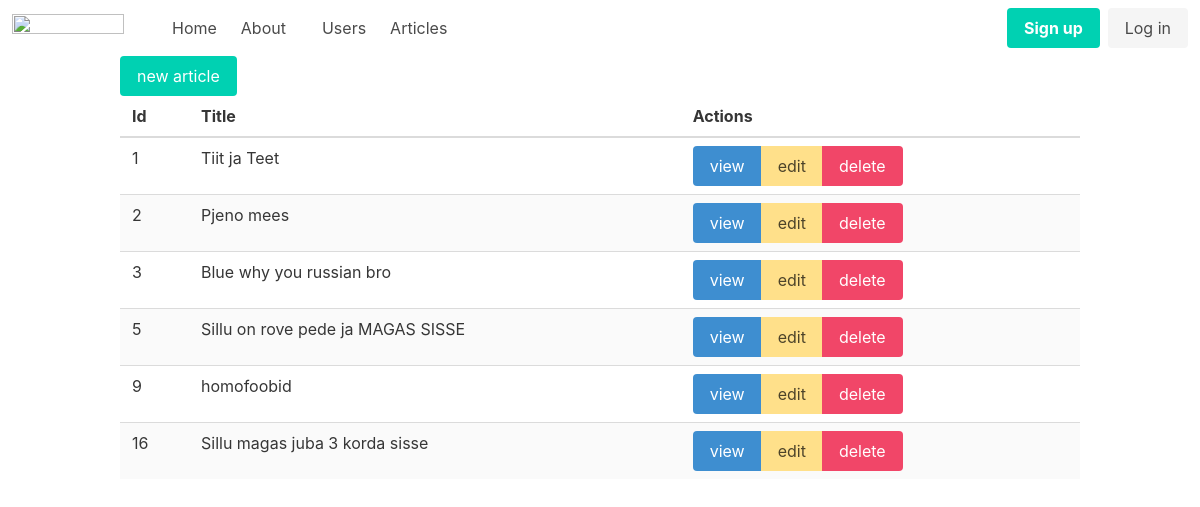
Page /admin/articles on the earlier database version.
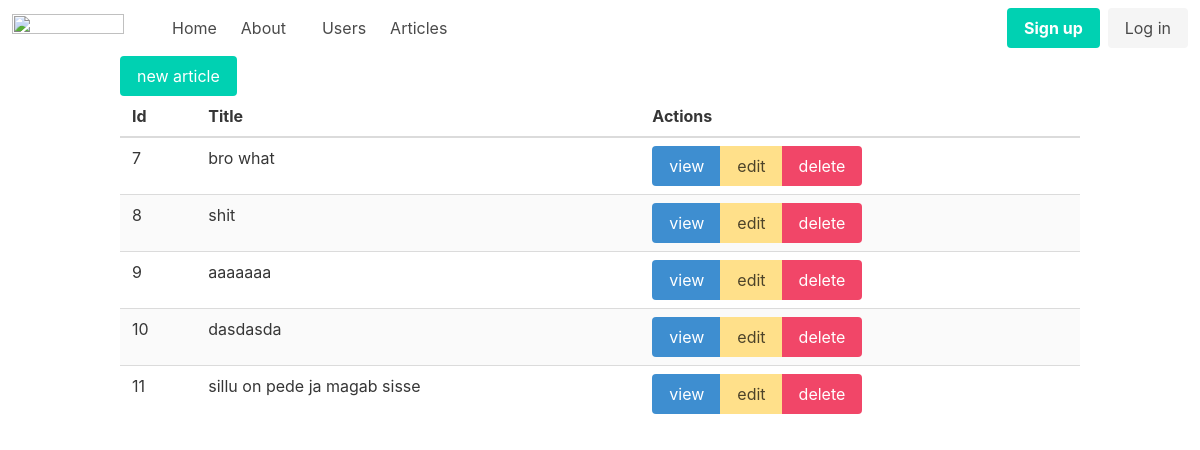
Same page on the later database version.
### tables this page shows
CREATE TABLE "articles"
(
    id    integer
        primary key autoincrement,
    title text,
    body  text
);

### helpers.php (called while the page is built, shortened)
<?php
function view($viewName, $vars = []){
    extract($vars);
    include __DIR__ . "/views/$viewName.php";
}

### src/Controllers/ArticlesController.php (called while the page is built, shortened)
<?php
class ArticlesController {
    public function index(){
        $articles = Article::all();
        view('articles/index', compact('articles'));
    }
}

### src/DB.php (called while the page is built, shortened)
<?php
class DB {
    private $conn;
    public function __construct(){
        try {
            $this->conn = new PDO("sqlite:db.sqlite");
            $this->conn->setAttribute(PDO::ATTR_ERRMODE, PDO::ERRMODE_EXCEPTION);
        } catch(PDOException $e) {
            echo "Connection failed: " . $e->getMessage();
        }
    }
    public function all($table, $class){
        $stmt = $this->conn->prepare("SELECT * FROM $table");
        $stmt->execute();
        return $stmt->fetchAll();
    }
}

### src/Models/Model.php (called while the page is built, shortened)
<?php
class Model {
    public static $table;
    public static function all(){
        $db = new DB();
        return $db -> all(static::$table, static::class);
    }
}

### views/articles/index.php (the view)
<?php include __DIR__ . '/../partials/header.php' ?>
<div class="container">
    <a href="/admin/articles/new" class="button is-primary">new article</a>
    <table class="table is-striped is-fullwidth">
        <thead>
            <th>Id</th>
            <th>Title</th>
            <th>Actions</th>
        </thead>
        <tbody>
            <?php foreach($articles as $article): ?>
                <tr>
                    <td><?=$article->id?></td>
                    <td><?=$article->title?></td>
                    <td>
                        <div class="buttons has-addons">
                            <a class="button is-info" href="/admin/articles/view?id=<?=$article->id?>">view</a>
                            <a class="button is-warning" href="/admin/articles/edit?id=<?=$article->id?>">edit</a>
                            <a class="button is-danger" href="/admin/articles/delete?id=<?=$article->id?>">delete</a>
                        </div>
                    </td>
                </tr>
                <?php endforeach; ?>
        </tbody>
    </table>
</div>
<?php include __DIR__ .  '/../partials/footer.php'; ?>

Differences in the rows shown:
removed articles: id "1", title "Tiit ja Teet"
removed articles: id "2", title "Pjeno mees"
removed articles: id "3", title "Blue why you russian bro"
removed articles: id "5", title "Sillu on rove pede ja MAGAS SISSE"
removed articles: id "16", title "Sillu magas juba 3 korda sisse"
added articles: id "7", title "bro what"
added articles: id "8", title "shit"
changed articles id 9: title "homofoobid" → "aaaaaaa"
added articles: id "10", title "dasdasda"
added articles: id "11", title "sillu on pede ja magab sisse"
